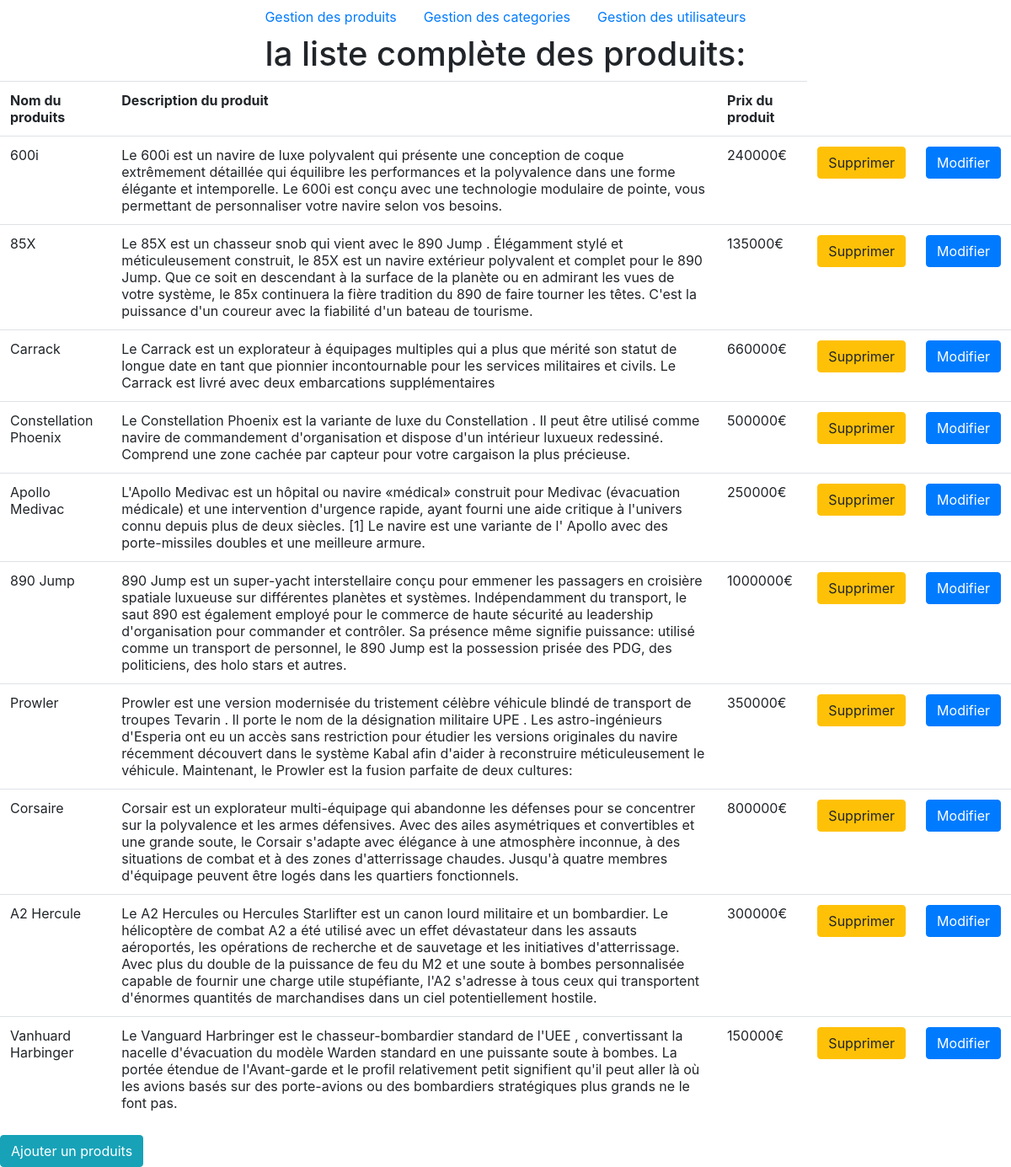
Page /admin/index.php?controller=products&action=list on the committed database.
### tables this page shows
CREATE TABLE `products` (
  `id` int(11) NOT NULL,
  `name` varchar(255) NOT NULL,
  `description` text NOT NULL,
  `feature` varchar(255) NOT NULL,
  `price` float NOT NULL,
  `image` varchar(255) DEFAULT NULL,
  `category_id` int(11) NOT NULL
);

### admin/models/product.php (called while the page is built, shortened)
<?php
function getAllProducts()
{
    $db = dbConnect();
    $query = $db->query('SELECT * FROM products');
    $products =  $query->fetchAll();
    return $products;
}

### admin/views/productList.php (the view, shortened to what this page needs)
<?php require 'partials/header.php'; ?>
<?php require 'partials/head_assets.php'; ?>
<h1 class="d-flex justify-content-center">la liste complète des produits: </h1>
<div class="content">
    <table class="table">
        <tr>
            <th>Nom du produits</th>
            <th>Description du produit</th>
            <th>Prix du produit</th>
        </tr>
        <?php foreach($products as $product): ?>
            <tr>
                <td scope="col"><?=  htmlspecialchars($product['name']) ?> </td>
                <td scope="col"><?=  htmlspecialchars($product['description']) ?> </td>
                <td scope="col"><?=  htmlspecialchars($product['price']) ?>€</td>
                <td scope="col"><a class="btn btn-warning" href="index.php?controller=products&action=delete&id=<?= $product['id'] ?>"> Supprimer</a></td>
                <td scope="col"><a class="btn btn-primary" href="index.php?controller=products&action=edit&id=<?= $product['id'] ?>"> Modifier</a></td>
            </tr>
        <?php endforeach; ?>
    </table>
    <a class="btn btn-info" href="index.php?controller=products&action=new"> Ajouter un produits</a>
</div>

### rows in the picture
products: name "600i", description "Le 600i est un navire de luxe polyvalent qui présente une conception de coque extrêmement détaillée qui équilibre les performances et la polyvalence dans une forme élégante et intemporelle. Le 600i est conçu avec une technologie modulaire de pointe, vous permettant de personnaliser votre navire selon vos besoins.", price "240000"
products: name "85X", description "Le 85X est un chasseur snob qui vient avec le 890 Jump . Élégamment stylé et méticuleusement construit, le 85X est un navire extérieur polyvalent et complet pour le 890 Jump. Que ce soit en descendant à la surface de la planète ou en admirant les vues de votre système, le 85x continuera la fière tradition du 890 de faire tourner les têtes. C'est la puissance d'un coureur avec la fiabilité d'un bateau de tourisme.", price "135000"
products: name "Carrack", description "Le Carrack est un explorateur à équipages multiples qui a plus que mérité son statut de longue date en tant que pionnier incontournable pour les services militaires et civils. Le Carrack est livré avec deux embarcations supplémentaires", price "660000"
products: name "Constellation Phoenix", description "Le Constellation Phoenix est la variante de luxe du Constellation . Il peut être utilisé comme navire de commandement d'organisation et dispose d'un intérieur luxueux redessiné. Comprend une zone cachée par capteur pour votre cargaison la plus précieuse.", price "500000"
products: name "Apollo Medivac", description "L'Apollo Medivac est un hôpital ou navire «médical» construit pour Medivac (évacuation médicale) et une intervention d'urgence rapide, ayant fourni une aide critique à l'univers connu depuis plus de deux siècles. [1] Le navire est une variante de l' Apollo avec des porte-missiles doubles et une meilleure armure.", price "250000"
products: name "890 Jump", description "890 Jump est un super-yacht interstellaire conçu pour emmener les passagers en croisière spatiale luxueuse sur différentes planètes et systèmes. Indépendamment du transport, le saut 890 est également employé pour le commerce de haute sécurité au leadership d'organisation pour commander et contrôler. Sa présence même signifie puissance: utilisé comme un transport de personnel, le 890 Jump est la possession prisée des PDG, des politiciens, des holo stars et autres.", price "1000000"
products: name "Prowler", description "Prowler est une version modernisée du tristement célèbre véhicule blindé de transport de troupes Tevarin . Il porte le nom de la désignation militaire UPE . Les astro-ingénieurs d'Esperia ont eu un accès sans restriction pour étudier les versions originales du navire récemment découvert dans le système Kabal afin d'aider à reconstruire méticuleusement le véhicule. Maintenant, le Prowler est la fusion parfaite de deux cultures:", price "350000"
products: name "Corsaire", description "Corsair est un explorateur multi-équipage qui abandonne les défenses pour se concentrer sur la polyvalence et les armes défensives. Avec des ailes asymétriques et convertibles et une grande soute, le Corsair s'adapte avec élégance à une atmosphère inconnue, à des situations de combat et à des zones d'atterrissage chaudes. Jusqu'à quatre membres d'équipage peuvent être logés dans les quartiers fonctionnels.", price "800000"
products: name "A2 Hercule", description "Le A2 Hercules ou Hercules Starlifter est un canon lourd militaire et un bombardier. Le hélicoptère de combat A2 a été utilisé avec un effet dévastateur dans les assauts aéroportés, les opérations de recherche et de sauvetage et les initiatives d'atterrissage. Avec plus du double de la puissance de feu du M2 et une soute à bombes personnalisée capable de fournir une charge utile stupéfiante, l'A2 s'adresse à tous ceux qui transportent d'énormes quantités de marchandises dans un ciel potentiellement hostile.", price "300000"
products: name "Vanhuard Harbinger", description "Le Vanguard Harbringer est le chasseur-bombardier standard de l'UEE , convertissant la nacelle d'évacuation du modèle Warden standard en une puissante soute à bombes. La portée étendue de l'Avant-garde et le profil relativement petit signifient qu'il peut aller là où les avions basés sur des porte-avions ou des bombardiers stratégiques plus grands ne le font pas.", price "150000"
